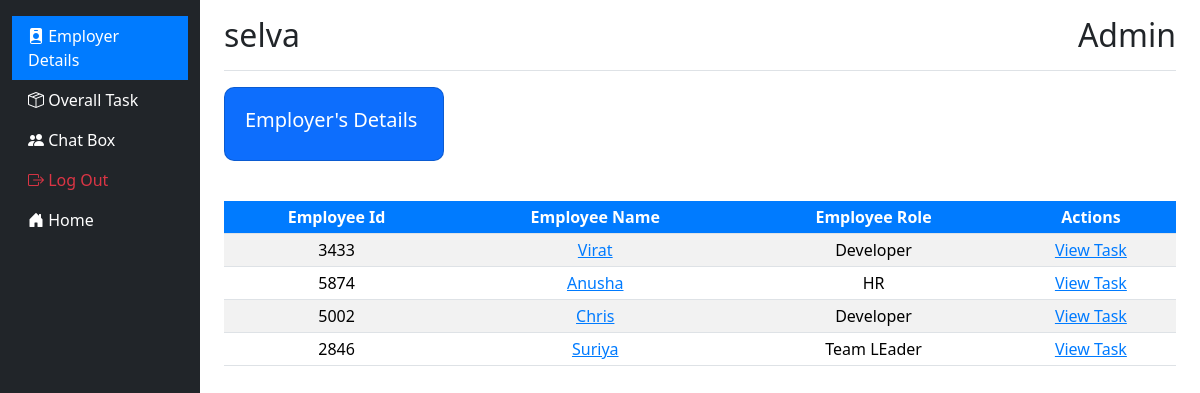
/AdminInterface/ (signed in), run on the app's committed database.
### App1/models.py (models this page shows, shortened)
class Employee_details(models.Model):
    merge = models.ForeignKey(User,on_delete=models.CASCADE,related_name='Emp')
    Employee_ID = models.IntegerField(unique=True)
    Photo = models.ImageField(upload_to='Employee_profile')
    Name = models.CharField(max_length=50)
    Role = models.CharField(null=True,max_length=50)
    Phone_Number = models.BigIntegerField(unique=True)
    Age = models.IntegerField()
    Gender = models.CharField(max_length=10)
    Location = models.CharField(max_length=50)

### App1/views.py (the view)
# urls.py: path('AdminInterface/',views.Admin_interface,name='Ai'),
@login_required
@user_passes_test(is_admin,login_url='App')
def Admin_interface(request):
    get_data = Employee_details.objects.all()
    datas = {
        'Emps':get_data,
        'Adm_Name':request.session['Name']
    }
    return render (request,'Admin_interface.html',datas)

### App1/views.py (called while the page is built)
def is_admin(user):
    return user.is_staff

### App1/templates/Admin_interface.html (shortened to what this page needs)
<!DOCTYPE html>
<html lang="en">
<head>
    <link href="https://cdn.jsdelivr.net/npm/bootstrap@5.3.3/dist/css/bootstrap.min.css" rel="stylesheet"
>
    <link href="https://cdnjs.cloudflare.com/ajax/libs/bootstrap-icons/1.10.0/font/bootstrap-icons.css" rel="stylesheet">
</head>
<body>
    <div class="container-fluid">
        <div class="row">
            <nav class="col-md-3 col-lg-2 d-md-block bg-dark sidebar collapse" id="sidebar">
                <div class="position-sticky">
                    <ul class="nav flex-column pt-3">
                        <li class="nav-item">
                            <a class="nav-link text-white active" href="{% url 'Ai' %}">
                                <i class="bi bi-person-badge-fill"></i> Employer Details
                            </a>
                        </li>
                        <li class="nav-item">
                            <a class="nav-link text-white" href="{% url 'Ot' %}">
                                <i class="bi bi-box-seam"></i> Overall Task
                            </a>
                        </li>
                        <li class="nav-item">
                            <a class="nav-link text-white" href="{% url 'Cb' %}">
                                <i class="bi bi-people-fill"></i> Chat Box
                            </a>
                        </li>
                        <li class="nav-item">
                            <a class="nav-link text-danger" href="{% url 'Lo' %}" onclick="return confirm('Are you sure you want to log out?')">
                                <i class="bi bi-box-arrow-right"></i> Log Out
                            </a>
                        </li>
                        <li class="nav-item">
                            <a class="nav-link text-white" href="{% url 'App' %}">
                                <i class="bi bi-house-door-fill"></i> Home
                            </a>
                        </li>
                    </ul>
                </div>
            </nav>
            <main class="col-md-9 ms-sm-auto col-lg-10 px-md-4">
                <div class="d-flex justify-content-between flex-wrap flex-md-nowrap align-items-center pt-3 pb-2 mb-3 border-bottom">
                    <h1 class="h2">{{Adm_Name}}</h1>
                    <h2>Admin</h2>
                </div>
                <div class="row mb-4">
                    <div class="col-md-3 col-sm-6">
                        <div class="card text-white bg-primary mb-3">
                            <div class="card-body">
                                <h5 class="card-title">Employer's Details</h5>
                            </div>
                        </div>
                    </div>
                </div>
                <div class="table-responsive">
                    <table class="table table-striped table-sm">
                        <thead>
                            <tr>
                                <th>Employee Id</th>
                                <th>Employee Name</th>
                                <th>Employee Role</th>
                                <th>Actions</th>
                            </tr>
                        </thead>
                        <tbody>
                            {% for i in Emps %}
                            <tr>
                                <td>{{i.Employee_ID}}</td>
                                <td><a href="{% url 'Ve' i.Employee_ID %}">{{i.Name}}</a></td>
                                <td>{{i.Role}}</td>
                                <td><a href="{% url 'Vt' i.Employee_ID %}">View Task</a></td>
                            </tr>
                            {% endfor %}
                        </tbody>
                    </table>
                </div>
            </main>
        </div>
    </div>
</body>
</html>

### App1/templates/Admin_interface.html (style rules this page uses)
.sidebar { background-color: #343a40; height: 100vh; }
.sidebar .nav-link { color: #fff; }
.sidebar .nav-link.active { background-color: #007bff; color: #fff; }
.card { border-radius: 10px; transition: transform 0.3s; }
.card-body { padding: 20px; }
.table th, .table td { text-align: center; }
.table th { background-color: #007bff; color: white; }
.table a { color: #007bff; }

### data on the page
Employee_details: Employee_ID "3433", Name "Virat", Role "Developer"
Employee_details: Employee_ID "5874", Name "Anusha", Role "HR"
Employee_details: Employee_ID "5002", Name "Chris", Role "Developer"
Employee_details: Employee_ID "2846", Name "Suriya", Role "Team LEader"

### other printed values
{{ Adm_Name }} "selva"
